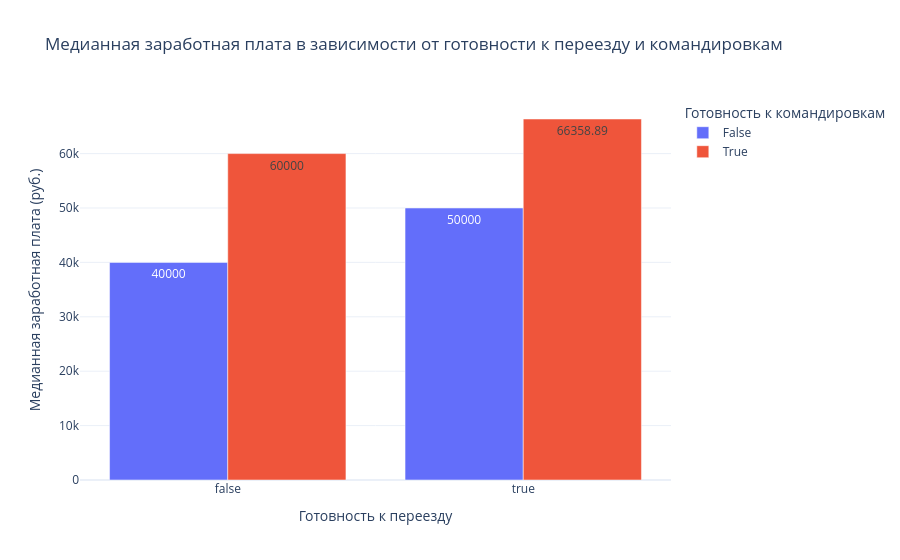

The notebook cell this image was saved under:
### Markdown cell above
### 6. Постройте **многоуровневую столбчатую диаграмму**, которая показывает зависимость медианной заработной платы (**"ЗП (руб)"**) от признаков **"Готовность к переезду"** и **"Готовность к командировкам"**. 
Проанализируйте график, сравнив уровень заработной платы в категориях.

### Code cell
# Вычисляем медианную ЗП
median_salary = (
    hh_database.groupby(['Готовность к переезду', 'Готовность к командировкам'])['ЗП (руб)']
    .median()
    .reset_index()
)

# Многоуровневая (группированная) столбчатая диаграмма
fig = px.bar(
    median_salary,
    x='Готовность к переезду',
    y='ЗП (руб)',
    color='Готовность к командировкам',
    barmode='group',                    
    title='Медианная заработная плата в зависимости от готовности к переезду и командировкам',
    labels={
        'ЗП (руб)': 'Медианная ЗП (руб.)',
        'Готовность к переезду': 'Готовность к переезду'
    },
    text='ЗП (руб)'                   
)

# Настройки оформления
fig.update_layout(
    xaxis_title='Готовность к переезду',
    yaxis_title='Медианная заработная плата (руб.)',
    legend_title='Готовность к командировкам',
    barmode='group',
    template='plotly_white'
)

fig.show()

# 4.6 Чему равна желаемая медианная заработная плата соискателей, готовых и к переезду, и к командировкам? Ответ приведите в тысячах, округлив до целого (например, 45).
# 66

### Figure 1 — Plotly figure (JSON) as saved in the notebook; plotly's stock layout.template omitted (floating-point values rounded to 4 significant figures)
{"data": [{"alignmentgroup": "True", "hovertemplate": "Готовность к командировкам=False<br>Готовность к переезду=%{x}<br>Медианная ЗП (руб.)=%{text}<extra></extra>", "legendgroup": "False", "marker": {"color": "#636efa", "pattern": {"shape": ""}}, "name": "False", "offsetgroup": "False", "orientation": "v", "showlegend": true, "text": [40000.0, 50000.0], "textposition": "auto", "x": [false, true], "xaxis": "x", "y": [40000.0, 50000.0], "yaxis": "y", "type": "bar"}, {"alignmentgroup": "True", "hovertemplate": "Готовность к командировкам=True<br>Готовность к переезду=%{x}<br>Медианная ЗП (руб.)=%{text}<extra></extra>", "legendgroup": "True", "marker": {"color": "#EF553B", "pattern": {"shape": ""}}, "name": "True", "offsetgroup": "True", "orientation": "v", "showlegend": true, "text": [60000.0, 66360.0], "textposition": "auto", "x": [false, true], "xaxis": "x", "y": [60000.0, 66360.0], "yaxis": "y", "type": "bar"}], "layout": {"xaxis": {"anchor": "y", "domain": [0.0, 1.0], "title": {"text": "Готовность к переезду"}}, "yaxis": {"anchor": "x", "domain": [0.0, 1.0], "title": {"text": "Медианная заработная плата (руб.)"}}, "legend": {"title": {"text": "Готовность к командировкам"}, "tracegroupgap": 0}, "title": {"text": "Медианная заработная плата в зависимости от готовности к переезду и командировкам"}, "barmode": "group"}}
